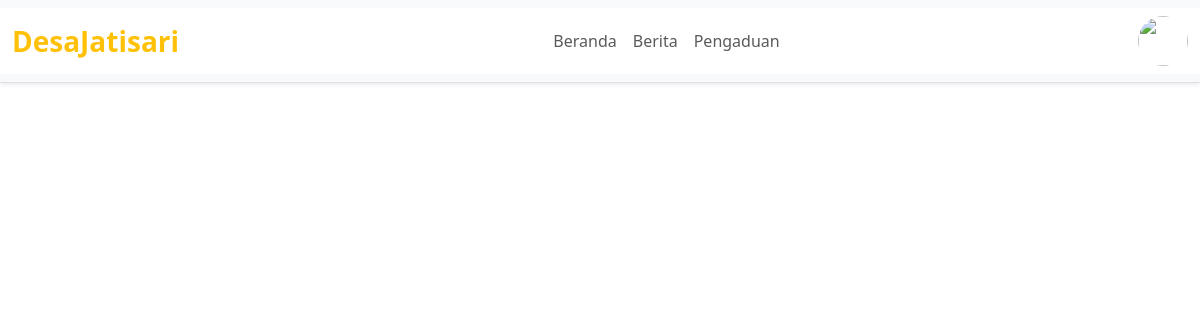
Page /pages/baca.php?d=4ff4ce6b-85a5-4cec-a628-46b68230b229 (signed in) on the earlier database version.
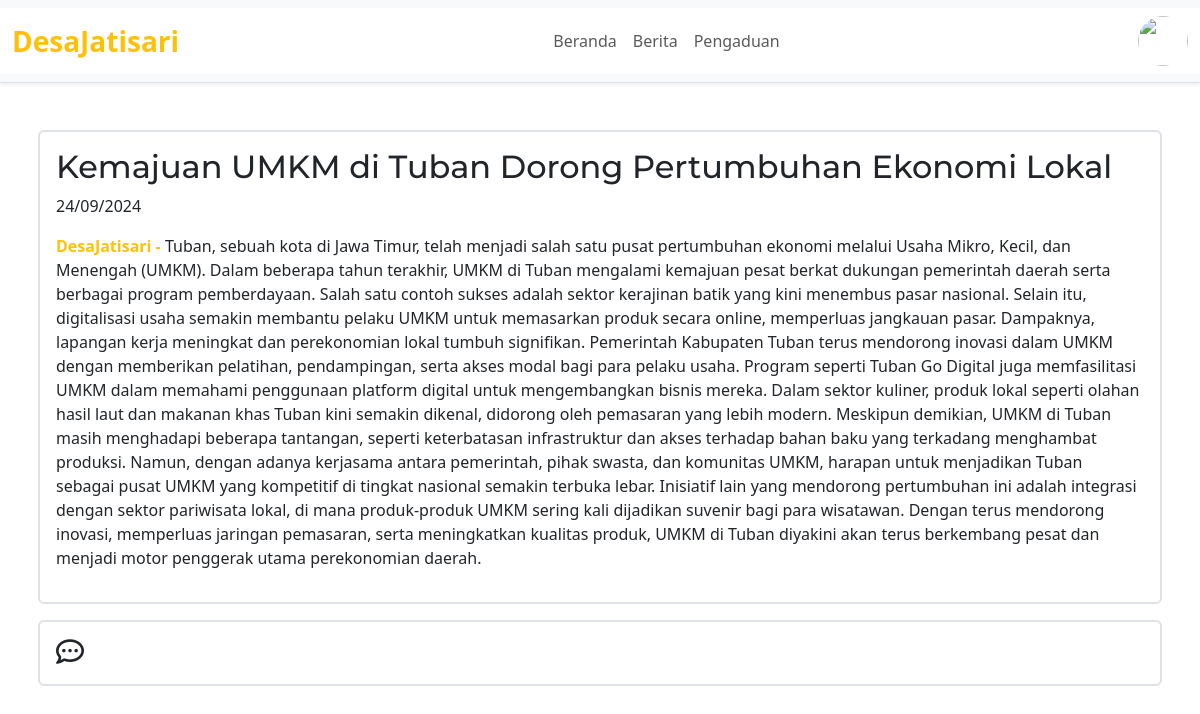
Same page on the later database version.
### tables this page shows
CREATE TABLE `berita` (
  `berita_id` int NOT NULL,
  `uuid` char(36) NOT NULL,
  `judul` varchar(100) NOT NULL,
  `penulis` varchar(50) NOT NULL,
  `isi` text NOT NULL,
  `tanggal_publish` date NOT NULL
);

### service/select.php (called while the page is built)
<?php
class select
{
    function selectTable($table_name, $fields = '*', $condition = "")
    {
        return "SELECT $fields FROM $table_name $condition";
    }
}
$select = new select();

### pages/baca.php (the view, shortened to what this page needs)
<?php
include "../service/connection.php";
include "../service/select.php";
?>
<!DOCTYPE html>
<html lang="en">
<head>
    <link href="https://cdn.jsdelivr.net/npm/bootstrap@5.3.3/dist/css/bootstrap.min.css" rel="stylesheet"
 />
    <link href="https://cdn.jsdelivr.net/npm/@splidejs/splide@4.1.4/dist/css/splide.min.css" rel="stylesheet" />
    <link href="https://unpkg.com/aos@2.3.1/dist/aos.css" rel="stylesheet" />
    <link rel="stylesheet" href="../plugins/fontawesome-free/css/all.min.css">
    <link rel="stylesheet" href="../assets/css/style.css" />
</head>
<body>
    <div class="main-container">
        <?php include "../layout/navbar.php" ?>
        <div class="baca">
            <?php
            if (isset($_GET["d"])) {
                $berita_uuid = $_GET['d'];
                $sql_get_berita = $select->selectTable($table_name = "berita", $fields = "*", $condition = "WHERE uuid = '$berita_uuid'");
                $result_berita = $connected->query($sql_get_berita);
                if ($result_berita->num_rows > 0) {
                    $data_baca_berita = $result_berita->fetch_assoc(); ?>
                    <div class="container-xl px-2" style="padding: 130px 0px 130px 0px">
                        <div class="p-3 border border-2 rounded">
                            <h2 class="text-dark"><?= $data_baca_berita["judul"] ?></h2>
                            <p><?php $formatted_date = date("d/m/Y", strtotime($data_baca_berita["tanggal_publish"]));
                            echo $formatted_date ?>
                            </p>
                            <p><b>DesaJatisari - </b><?= $data_baca_berita['isi'] ?></p>
                        </div>
                        <div class="p-3 my-3 border border-2 rounded">
                            <i class="fa-regular fa-comment-dots fs-3" id="toggleButton"></i>
                        </div>
                    </div>
                    <?php
                }
            } else {
                echo "Berita tidak ditemukan";
            }
            ?>
        </div>
    </div>
</body>
</html>

Differences in the rows shown:
added berita: judul "Kemajuan UMKM di Tuban Dorong Pertumbuhan Ekonomi Lokal", tanggal_publish "24/09/2024", isi "Tuban, sebuah kota di Jawa Timur, telah menjadi salah satu pusat pertumbuhan ekonomi melalui Usaha Mikro, Kecil, dan Menengah (UMKM). Dalam beberapa tahun terakhir, UMKM di Tuban mengalami kemajuan pesat berkat dukungan pemerintah daerah serta berbagai program pemberdayaan. Salah satu contoh sukses adalah sektor kerajinan batik yang kini menembus pasar nasional. Selain itu, digitalisasi usaha semakin membantu pelaku UMKM untuk memasarkan produk secara online, memperluas jangkauan pasar. Dampaknya, lapangan kerja meningkat dan perekonomian lokal tumbuh signifikan. Pemerintah Kabupaten Tuban terus mendorong inovasi dalam UMKM dengan memberikan pelatihan, pendampingan, serta akses modal bagi…"
Other differences:
text now shown: "DesaJatisari -"
